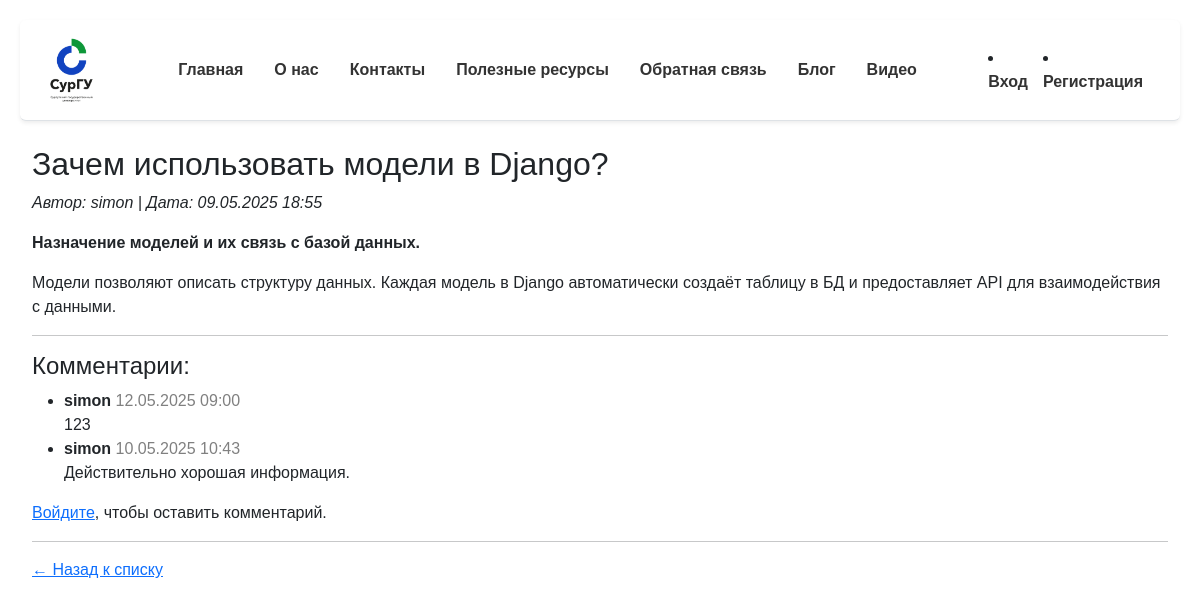
Page /blog/3/ on the committed database.
### app/models.py (models this page shows, shortened)
class Blog(models.Model):
    title = models.CharField(max_length=200, verbose_name="Заголовок")
    description = models.TextField(verbose_name="Краткое содержание")
    content = models.TextField(verbose_name="Полное содержание")
    posted = models.DateTimeField(default=datetime.now, db_index=True, verbose_name="Опубликована")
    author = models.ForeignKey(User, null=True, blank=True, on_delete=models.SET_NULL, verbose_name="Автор")
    image = models.ImageField(upload_to='blog_images/', null=True, blank=True, verbose_name="Изображение")
    class Meta:
        verbose_name = "Статья блога"
        verbose_name_plural = "Статьи блога"

class Comment(models.Model):
    post = models.ForeignKey(Blog, on_delete=models.CASCADE, related_name='comments', verbose_name="Статья")
    author = models.ForeignKey(User, on_delete=models.CASCADE, verbose_name="Автор")
    text = models.TextField(verbose_name="Комментарий")
    date = models.DateTimeField(auto_now_add=True, verbose_name="Дата публикации")
    class Meta:
        verbose_name = "Комментарий"
        verbose_name_plural = "Комментарии"
        ordering = ['-date']

### app/views.py (the view)
# urls.py: path('blog/<int:blog_id>/', views.blog_detail, name='blog_detail'),
def blog_detail(request, blog_id):
    blog = Blog.objects.get(id=blog_id)
    comments = blog.comments.all()
    if request.method == "POST":
        form = CommentForm(request.POST)
        if form.is_valid():
            comment = form.save(commit=False)
            comment.post = blog
            comment.author = request.user
            comment.save()
            return redirect('blog_detail', blog_id=blog.id)
    else:
        form = CommentForm()
    return render(request, 'app/blog_detail.html', {'blog': blog, 'comments': comments, 'form': form})

### app/templates/app/blog_detail.html (shortened to what this page needs)
{% extends 'app/layout.html' %}
{% load static %}
{% block content %}
<h2>{{ blog.title }}</h2>
<p><em>Автор: {{ blog.author }} | Дата: {{ blog.posted|date:"d.m.Y H:i" }}</em></p>
<p><strong>{{ blog.description }}</strong></p>
<div>{{ blog.content }}</div>
<hr>
<h4>Комментарии:</h4>
{% if comments %}
    <ul>
    {% for comment in comments %}
        <li>
          <strong>{{ comment.author }}</strong>
          <span style="color: gray;">{{ comment.date|date:"d.m.Y H:i" }}</span><br>
          {{ comment.text }}
        </li>
    {% endfor %}
    </ul>
{% else %}
    <p>Пока нет комментариев.</p>
{% endif %}
{% if user.is_authenticated %}
    <hr>
    <h5>Добавить комментарий:</h5>
    <form method="post">
        {% csrf_token %}
        {{ form.as_p }}
        <button type="submit">Отправить</button>
    </form>
{% else %}
    <p><a href="{% url 'login' %}">Войдите</a>, чтобы оставить комментарий.</p>
{% endif %}
<hr>
<p><a href="{% url 'blog_list' %}">← Назад к списку</a></p>
{% endblock %}

### app/static/app/content/site.css (style rules this page uses)
body { font-family: Arial, sans-serif; padding: 20px; background-color: #fff; }

### rows in the picture
Blog: title "Зачем использовать модели в Django?", author "simon", posted "09.05.2025 18:55", description "Назначение моделей и их связь с базой данных.", content "Модели позволяют описать структуру данных. Каждая модель в Django автоматически создаёт таблицу в БД и предоставляет API для взаимодействия с данными."
Comment: author "simon", date "12.05.2025 09:00", text "123"
Comment: author "simon", date "10.05.2025 10:43", text "Действительно хорошая информация."
